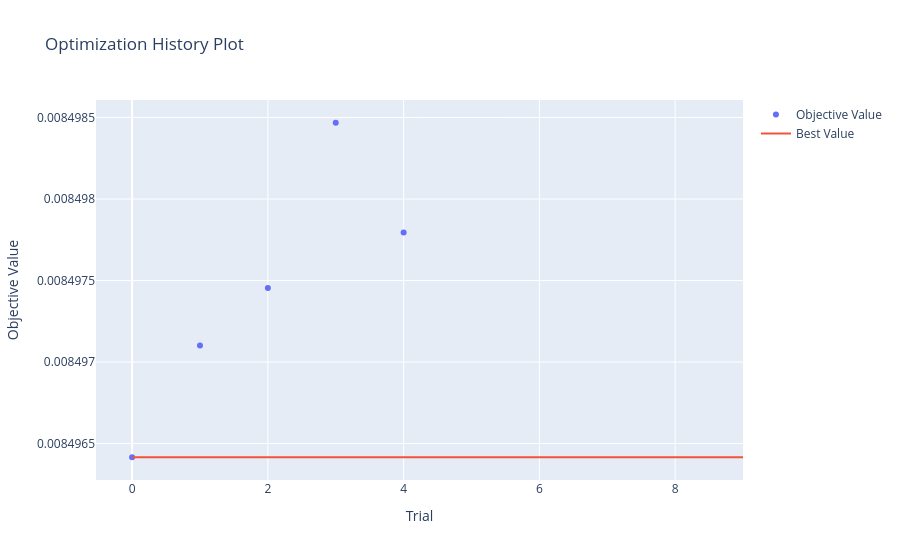
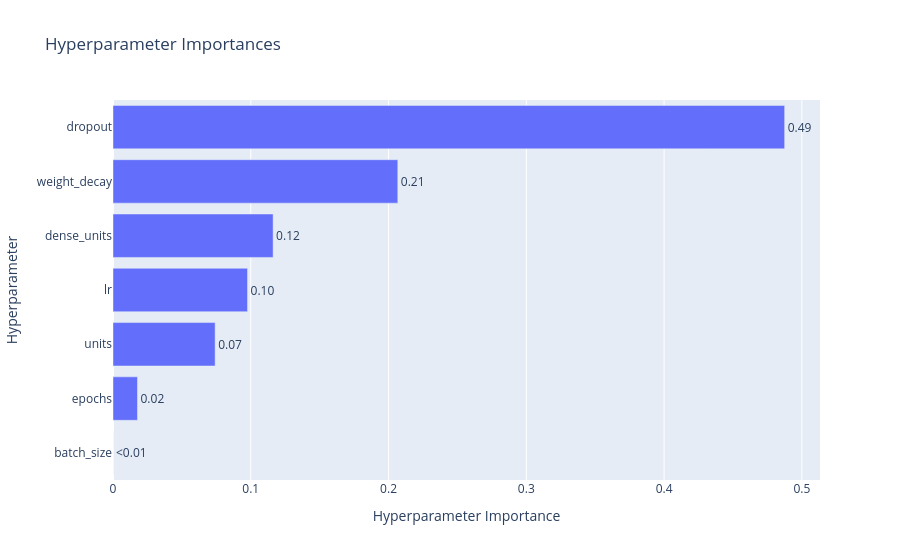

The notebook cell saved with these charts, in order:
### Code cell
study = results[0]["study"]

vis.plot_optimization_history(study).show()
vis.plot_param_importances(study).show()

### Figure 1 — Plotly figure (JSON) as saved in the notebook; plotly's stock layout.template omitted (floating-point values rounded to 4 significant figures)
{"data": [{"mode": "markers", "name": "Objective Value", "x": [0, 1, 2, 3, 4], "y": [0.008496, 0.008497, 0.008497, 0.008498, 0.008498], "type": "scatter"}, {"mode": "lines", "name": "Best Value", "x": [0, 1, 2, 3, 4, 5, 6, 7, 8, 9], "y": [0.008496, 0.008496, 0.008496, 0.008496, 0.008496, 0.008496, 0.008496, 0.008496, 0.008496, 0.008496], "type": "scatter"}, {"marker": {"color": "#cccccc"}, "mode": "markers", "name": "Infeasible Trial", "showlegend": false, "x": [], "y": [], "type": "scatter"}], "layout": {"title": {"text": "Optimization History Plot"}, "xaxis": {"title": {"text": "Trial"}}, "yaxis": {"title": {"text": "Objective Value"}}}}

### Figure 2 — Plotly figure (JSON) as saved in the notebook; plotly's stock layout.template omitted (floating-point values rounded to 4 significant figures)
{"data": [{"cliponaxis": false, "hovertemplate": ["batch_size (CategoricalDistribution): 0.0<extra></extra>", "epochs (IntDistribution): 0.017779725935978364<extra></extra>", "units (IntDistribution): 0.07413103543047772<extra></extra>", "lr (FloatDistribution): 0.09765182897635909<extra></extra>", "dense_units (IntDistribution): 0.11621785755900586<extra></extra>", "weight_decay (FloatDistribution): 0.20671798537564162<extra></extra>", "dropout (FloatDistribution): 0.48750156672253736<extra></extra>"], "name": "Objective Value", "orientation": "h", "text": ["<0.01", "0.02", "0.07", "0.10", "0.12", "0.21", "0.49"], "textposition": "outside", "x": [0.0, 0.01778, 0.07413, 0.09765, 0.1162, 0.2067, 0.4875], "y": ["batch_size", "epochs", "units", "lr", "dense_units", "weight_decay", "dropout"], "type": "bar"}], "layout": {"title": {"text": "Hyperparameter Importances"}, "xaxis": {"title": {"text": "Hyperparameter Importance"}}, "yaxis": {"title": {"text": "Hyperparameter"}}}}
